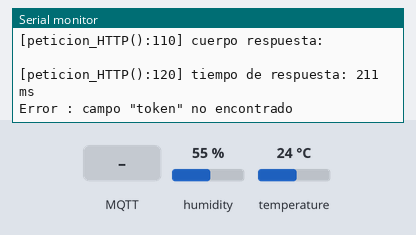
A sketch run on a simulated ESP8266 (NodeMCU). Shown: the last lines printed to the serial monitor. Inputs (shaded band) come from the test bench; at power-on: humidity 55 %, temperature 24 °C. WiFi joins after 1.5 s; servers stay silent unless stated; uploads are accepted with an empty reply; no MQTT or app messages arrive unless stated.

Above: at 3.2 s.
3.3 s: MQTT message "BME280" arrives on the first subscribed topic
At 4.1 s:
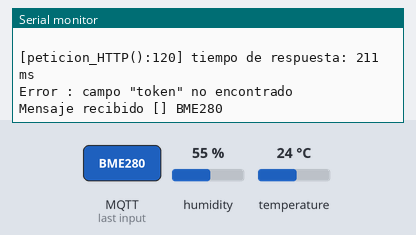
4.8 s: MQTT message "GET" arrives on the first subscribed topic
At 5.3 s:
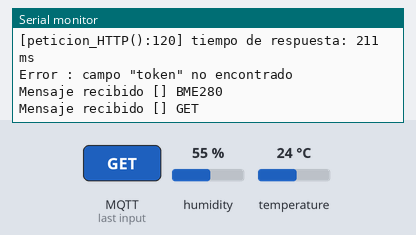
18.8 s: MQTT message "POST" arrives on the first subscribed topic
At 19.5 s:
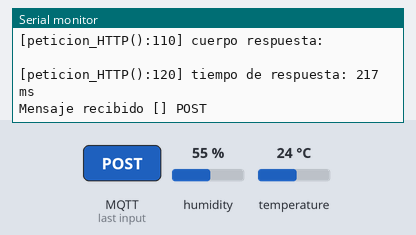
20.3 s: MQTT message "1" arrives on the first subscribed topic
At 20.7 s:
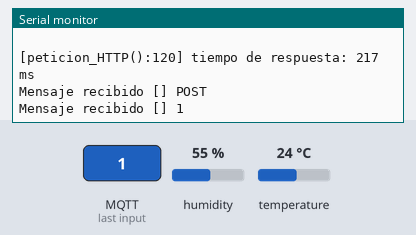
21.8 s: MQTT message "on" arrives on the first subscribed topic
At 23.0 s:
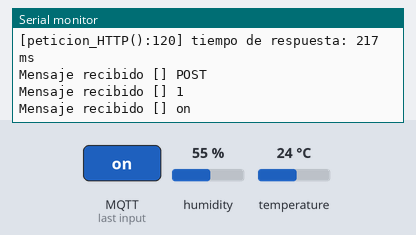
23.3 s: MQTT message "off" arrives on the first subscribed topic
At 24.2 s:
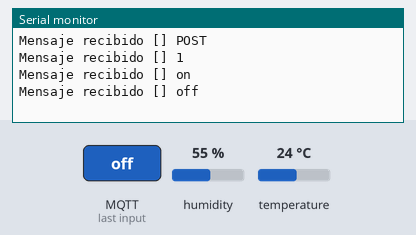

The sketch:

prueba.ino
```cpp
// (1) LIBRARIES
#include <string>
#include <ESP8266WiFi.h>
#include <ESP8266HTTPClient.h>
#include <iostream>
#include <sstream>
#include <PubSubClient.h>
#include <ArduinoJson.h>
#include "DHTesp.h"

// (2) DECLARE CLIENTS
  // MQTT
WiFiClient wClient; // wifi client
PubSubClient mqtt_client(wClient); //mqtt client
  // HTTP
#define DEBUG_STRING "["+String(__FUNCTION__)+"():"+String(__LINE__)+"] "
HTTPClient https; //client declaration
#define __HTTPS__
#ifdef __HTTPS__
  #include <WiFiClientSecure.h>
  WiFiClientSecure ClienteWiFi;
  const String URL_BASE = "https://iot.ac.uma.es:1880/my_token?id=0598077";
  // huella digital SHA-1 del servidor iot.ac.uma.es (vencimiento enero 2024)
  const char* fingerprint = "DE:3C:76:79:45:D8:F0:13:9F:22:A5:42:97:0B:F6:56:4E:E6:B8:FD";
#else
  #include <WiFiClient.h>
  WiFiClient ClienteWiFi;
  const String URL_BASE = "https://iot.ac.uma.es:1880/my_token?id=0598077";
#endif

// (3) DEFINE NETWORK CREDENTIALS
// WiFi
const String ssid = "MOVISTAR_F730";
const String password = "HxeFuGxr9cUEJwbzDt5a";
// mqtt
const String mqtt_server = "iot.ac.uma.es";
const String mqtt_user = "infind";
const String mqtt_pass = "zancudo";

// (4) CLIENT ID & TOPIC DECLARATION
String ID_BOARD;
String topic_PUB;
String topic_SUB;
unsigned long long timestamp = 0;
unsigned long sincronizacion = 0;
// (5) SENSOR CLASSES
DHTesp dht; // sensor class

// (6) VARIABLES & GPIOS
float sensor_var;

// (7) CONNECTION FUNCTIONS
  // WiFi
void conecta_wifi(){
  Serial.println("Connecting to" + ssid);
  WiFi.mode(WIFI_STA);
  WiFi.begin(ssid,password);
  while (WiFi.status() != WL_CONNECTED){
    delay (200);
    Serial.println(".");
  }
  Serial.println();
  Serial.println(DEBUG_STRING+"WiFi connected, IP address: "+ WiFi.localIP().toString());

}
  //MQTT
void conecta_mqtt() {
  while (!mqtt_client.connected()){
    Serial.print("Attempting MQTT Connection...");
    if (mqtt_client.connect(ID_BOARD.c_str(), mqtt_user.c_str(), mqtt_pass.c_str())){
      Serial.println("connected to broker " + mqtt_server);
      mqtt_client.subscribe(topic_SUB.c_str());
    } else {
      Serial.println("ERROR: " + String(mqtt_client.state()) + "reintento en 5s...");
      delay (500);
    }
  }
}
 //HTTP
int http_GET(String URL, String* respuesta)
{
  return peticion_HTTP("GET", URL, "", respuesta);
}
//-----------------------------------------------------------
int http_POST(String URL, String body, String* respuesta)
{
  return peticion_HTTP("POST", URL, body, respuesta);
}
//-----------------------------------------------------------
int peticion_HTTP (String metodo, String URL, String body, String* respuesta)
{
  int httpCode=-1;
  unsigned long start = millis();
  if (https.begin(ClienteWiFi, URL)) {  // HTTPS

      Serial.println(DEBUG_STRING + metodo +" petición... " + URL);
      // start connection and send HTTP header
      https.addHeader("Content-Type", "application/json");
      if(metodo=="GET" )  httpCode = https.GET();
      if(metodo=="POST"){ httpCode = https.POST(body);
        Serial.println(DEBUG_STRING +"cuerpo solicitud: \n     "+ body);
      }
      // httpCode will be negative on error
      if (httpCode > 0) {
        Serial.println(DEBUG_STRING + metodo +" respuesta... código Status: "+ String(httpCode));

        // queremos la respuesta del servidor
        if (respuesta!=NULL) {
          *respuesta = https.getString();
          Serial.println(DEBUG_STRING+"cuerpo respuesta: \n     "+ *respuesta);
        }
      } else {
        Serial.println(DEBUG_STRING+ metodo +"... falló, error: "+ String(https.errorToString(httpCode).c_str()) );
      }

      https.end();
    } else {
      Serial.println(DEBUG_STRING+"No se pudo conectar");
    }
    Serial.println(DEBUG_STRING+"tiempo de respuesta: "+ String(millis()-start) +" ms\n");
    return httpCode;
}

float presion;
void callback(char* topic, byte* payload, unsigned int length){
  String message = String(std::string((char*) payload, length).c_str()); //create the message recieved string
  Serial.println("Mensaje recibido ["+ String(topic)+"] "+ message);
  // Uncomment if subscribed to a topic
  /*if(String(topic)==topic_SUB) {                                         // check the topic analysed
    // Deserialize
    StaticJsonDocument<512> root;
  deserializeJson(root, message.c_str());
  if(root.containsKey("BME280"))  // comprobar si existe el campo/clave que estamos buscando
    {
     presion = float(root["BME280"]["Presion"]);
    }
    else
    {
      Serial.print("Error : ");
      Serial.println("campo \"BME280\"Presion\" no encontrado");
    }
  }*/
}

String valor_token;
// (8) SETUP
void setup(){
String respuesta="";
  int codigoStatus;
  Serial.begin(115200);
  Serial.println();
  Serial.println(DEBUG_STRING+"Programa: "+String(__FILE__));
  Serial.println(DEBUG_STRING+"Comienza SETUP...");
  dht.setup(5, DHTesp::DHT11);
  //pinMode (GPIO, INPUT);  //GPIO definition;
// Board & topic names
  ID_BOARD = "ESP" + String( ESP.getChipId() );
  topic_PUB = "infind/ESP_1088397/alba/temperatura";
  //topic_SUB = "iot/datos/json";
// initialize connections
  conecta_wifi();
  mqtt_client.setServer(mqtt_server.c_str(),1883);
  mqtt_client.setBufferSize(512);
  mqtt_client.setCallback(callback);
  conecta_mqtt();

  #ifdef __HTTPS__
  ClienteWiFi.setFingerprint(fingerprint); // se comprobará el certificado del servidor
  //sslClienteWiFi.setInsecure(); // si no se quiere comprobar el certificado del servidor
#endif

  sincronizacion = millis();
  codigoStatus = http_GET(URL_BASE+"/timestamp", &respuesta);
  if(codigoStatus==HTTP_CODE_OK)
  {
    std::stringstream ss(respuesta.c_str());
    ss >> timestamp;   // leemos el timestamp que viene en el String de respuesta
  }
  Serial.println(DEBUG_STRING+"fin SETUP\n");
// initialize sensors
// Print info
  Serial.println("Board Identifier: "+ ID_BOARD);
  http_GET(URL_BASE, &respuesta);
  // DESERIALIZE JSON
   StaticJsonDocument<512> root;
  deserializeJson(root, respuesta.c_str());
  if(root.containsKey("token"))  // comprobar si existe el campo/clave que estamos buscando
    {
     valor_token = String(root["token"]);
    }
    else
    {
      Serial.print("Error : ");
      Serial.println("campo \"token\" no encontrado");
    }
}
unsigned long last_msg = 0;
// (9) LOOP
void loop(){
  String respuesta="";
  int codigoStatus;
  if (!mqtt_client.connected()) conecta_mqtt(); // verify connection
  mqtt_client.loop();                           // gives authority for callback.
  unsigned long now = millis();
  if (now - last_msg >= 18000){                 // defines the publishing rate
    last_msg = now;
    float temp = dht.getTemperature();
    float hum = dht.getHumidity();

    String message = "{\"temperatura\": "+ String(temp) +", \"humedad\": "+ String(hum) +"}";
    Serial.println(message);
    Serial.println(presion);
    // Serialize
    String httpMessage;
    StaticJsonDocument<512> root;
    root["id"] = String("0598077");
    root["ip"] = WiFi.localIP().toString();
    root["tokenAPI"] = String(valor_token);
    serializeJson(root,httpMessage);
    mqtt_client.publish(topic_PUB.c_str(),message.c_str());
    http_POST("https://iot.ac.uma.es:1880/sensor_data",httpMessage,&respuesta);
  }
}
```

Measured:
- after the input at 3.3 s, the serial monitor: prints a new line at once (image 1)
- after the input at 4.8 s, the serial monitor: prints a new line at once (image 2)
- after the input at 18.8 s, the serial monitor: prints a new line at once (image 3)
- after the input at 20.3 s, the serial monitor: prints a new line at once (image 4)
- after the input at 21.8 s, the serial monitor: prints a new line at once (image 5)
- after the input at 23.3 s, the serial monitor: prints a new line at once (image 6)
